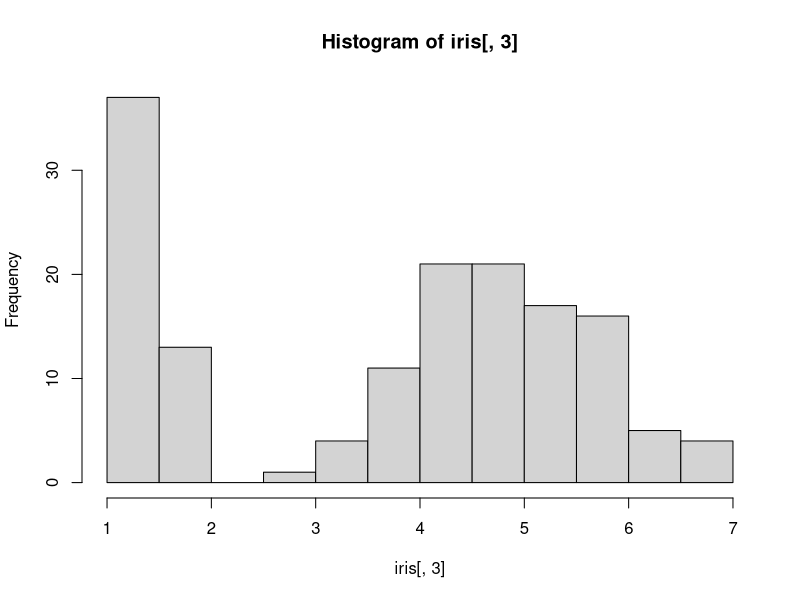
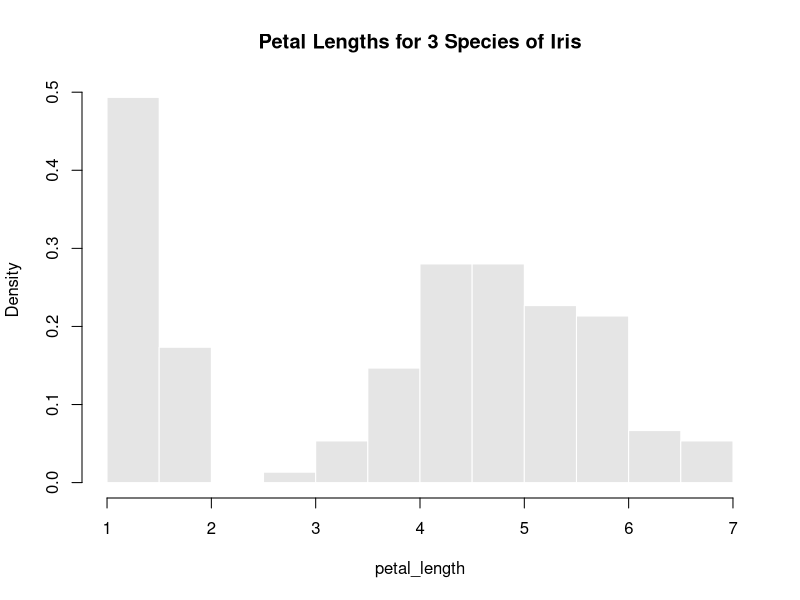
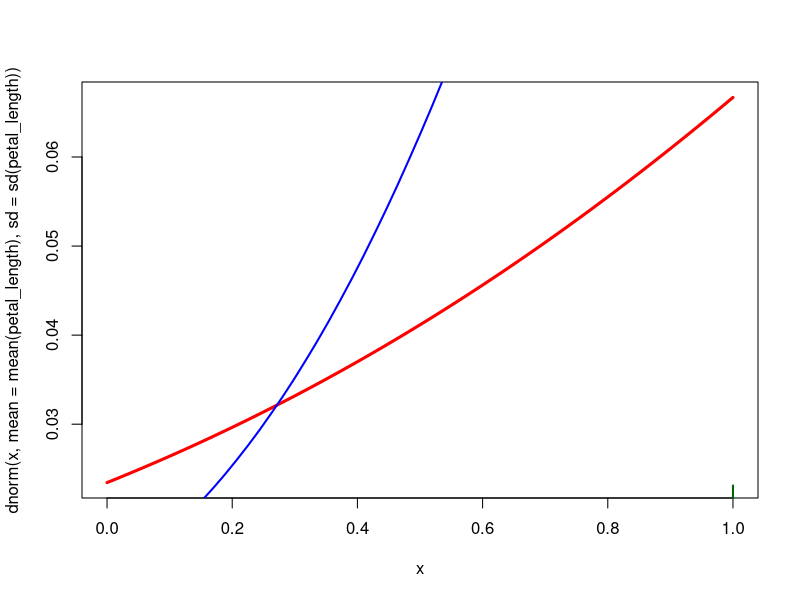

R code for these plots, in order: (Note: this script raises an error after producing the figures.)
#Kody Ellis
#Assignment #2

?iris
iris
View(iris)

str(iris["Petal.Length"])
hist(iris[,3])

#Using Petal.Length, coudlnt correctly read the numeric value
#iris$Petal... converts it
petal_length <- iris$Petal.Length

petal_hist <- hist(petal_length, 
          prob = TRUE,
          breaks = 12,
          col = "#E5E5E5",
          border = 0,
          main  = "Petal Lengths for 3 Species of Iris")

petal_curve <- curve(dnorm(x,mean=mean(petal_length),sd = sd(petal_length)), 
                     lwd = 3, 
                     col = "red")


petal_lines <- lines(density(petal_length),
      col = "blue",
      lwd = 2)

petal_rug <- rug(petal_length,
      col = "darkgreen",
      lwd = 2)

petal_hist
petal_curve
petal_lines
petal_rug


curve(dnorm(x,mean=mean(fertility),sd = sd(fertility)),
      col = "red",
      lwd = 3,
      add = TRUE)